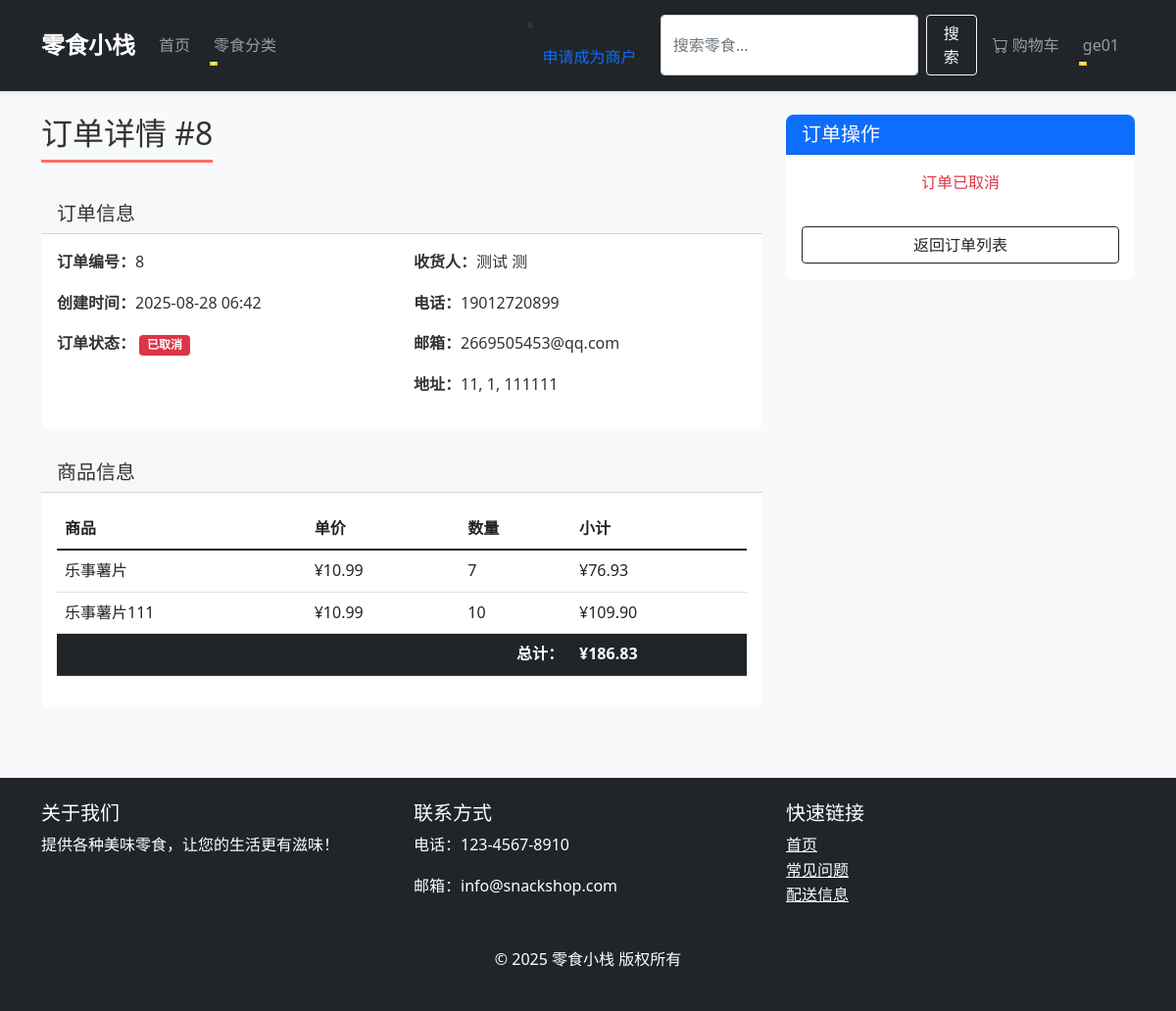
/orders/8/ (signed in), run on the app's committed database.
### orders/models.py (models this page shows, shortened)
class Order(models.Model):
    STATUS_CHOICES = (
        ('pending', '待处理'),
        ('paid', '已支付'),
        ('shipped', '已发货'),
        ('delivered', '已送达'),
        ('cancelled', '已取消'),
    )
    user = models.ForeignKey(settings.AUTH_USER_MODEL, on_delete=models.CASCADE, related_name='orders',
                             verbose_name="用户")
    first_name = models.CharField(max_length=100, verbose_name="名")
    last_name = models.CharField(max_length=100, verbose_name="姓")
    email = models.EmailField(verbose_name="邮箱")
    address = models.CharField(max_length=250, verbose_name="地址")
    postal_code = models.CharField(max_length=20, verbose_name="邮政编码")
    city = models.CharField(max_length=100, verbose_name="城市")
    phone = models.CharField(max_length=20, verbose_name="电话")
    status = models.CharField(max_length=20, choices=STATUS_CHOICES, default='pending', verbose_name="订单状态")
    created_at = models.DateTimeField(auto_now_add=True, verbose_name="创建时间")
    updated_at = models.DateTimeField(auto_now=True, verbose_name="更新时间")
    total_price = models.DecimalField(max_digits=10, decimal_places=2, verbose_name="订单总价")
    class Meta:
        ordering = ['-created_at']
        verbose_name = '订单'
        verbose_name_plural = '订单'

class OrderItem(models.Model):
    order = models.ForeignKey(Order, related_name='items', on_delete=models.CASCADE, verbose_name="订单")
    product = models.ForeignKey(Product, related_name='order_items', on_delete=models.CASCADE, verbose_name="产品")
    price = models.DecimalField(max_digits=10, decimal_places=2, verbose_name="单价")
    quantity = models.PositiveIntegerField(default=1, verbose_name="数量")
    class Meta:
        verbose_name = '订单项'
        verbose_name_plural = '订单项'
    def get_cost(self):
        return self.price * self.quantity

### products/models.py (models this page shows, shortened)
class Product(models.Model):
    category = models.ForeignKey(Category, related_name='products', on_delete=models.CASCADE, verbose_name="所属类别")
    name = models.CharField(max_length=200, verbose_name="产品名称")
    slug = models.SlugField(max_length=200, unique_for_date='created_at', verbose_name="URL别名")
    image = models.ImageField(upload_to='products/', blank=True, verbose_name="产品图片")
    description = models.TextField(blank=True, verbose_name="产品描述")
    price = models.DecimalField(max_digits=10, decimal_places=2, verbose_name="价格")
    stock = models.PositiveIntegerField(verbose_name="库存数量")
    available = models.BooleanField(default=True, verbose_name="是否上架")
    created_at = models.DateTimeField(auto_now_add=True, verbose_name="创建时间")
    updated_at = models.DateTimeField(auto_now=True, verbose_name="更新时间")
    merchant = models.ForeignKey(
        User,
        on_delete=models.CASCADE,
        related_name='merchant_products',
        null=True,
        blank=True,
        verbose_name="所属商户"
    )
    class Meta:
        ordering = ['name']
        verbose_name = '零食产品'
        verbose_name_plural = '零食产品'
        indexes = [
            models.Index(fields=['id', 'slug']),
            models.Index(fields=['name']),
        ]

### orders/views.py (the view)
# urls.py: path('<int:order_id>/', views.order_detail, name='order_detail'),  # 订单详情
@login_required
def order_detail(request, order_id):
    order = get_object_or_404(Order, id=order_id, user=request.user)
    return render(request, 'orders/order_detail.html', {
        'order': order
    })

### cart/context_processors.py (called while the page is built, shortened)
def cart(request):
    cart_obj = None
    try:
        if request.user.is_authenticated:
            carts = Cart.objects.filter(user=request.user).order_by('-updated_at')
            if len(carts) > 1:
                for cart in carts[1:]:
                    cart.delete()
                cart_obj = carts[0]
            else:
                cart_obj, created = Cart.objects.get_or_create(user=request.user)
    except MultipleObjectsReturned:
        if request.user.is_authenticated:
            Cart.objects.filter(user=request.user).exclude(id=carts.first().id).delete()
            cart_obj = carts.first()
        else:
            Cart.objects.filter(session_id=session_id).exclude(id=carts.first().id).delete()
            cart_obj = carts.first()
    return {'cart': cart_obj}

### templates/orders/order_detail.html (shortened to what this page needs)
{% extends "base.html" %}
{% block content %}
    <div class="row">
        <div class="col-md-8">
            <h2 class="page-title">订单详情 #{{ order.id }}</h2>
            <div class="card mb-4">
                <div class="card-header">
                    <h5 class="mb-0">订单信息</h5>
                </div>
                <div class="card-body">
                    <div class="row">
                        <div class="col-md-6">
                            <p><strong>订单编号：</strong>{{ order.id }}</p>
                            <p><strong>创建时间：</strong>{{ order.created_at|date:"Y-m-d H:i" }}</p>
                            <p><strong>订单状态：</strong>
                                {% if order.status == 'pending' %}
                                    <span class="badge bg-warning">待处理</span>
                                {% elif order.status == 'paid' %}
                                    <span class="badge bg-info">已支付</span>
                                {% elif order.status == 'shipped' %}
                                    <span class="badge bg-primary">已发货</span>
                                {% elif order.status == 'delivered' %}
                                    <span class="badge bg-success">已送达</span>
                                {% else %}
                                    <span class="badge bg-danger">已取消</span>
                                {% endif %}
                            </p>
                        </div>
                        <div class="col-md-6">
                            <p><strong>收货人：</strong>{{ order.first_name }} {{ order.last_name }}</p>
                            <p><strong>电话：</strong>{{ order.phone }}</p>
                            <p><strong>邮箱：</strong>{{ order.email }}</p>
                            <p><strong>地址：</strong>{{ order.address }}, {{ order.city }}, {{ order.postal_code }}</p>
                        </div>
                    </div>
                </div>
            </div>
            <div class="card">
                <div class="card-header">
                    <h5 class="mb-0">商品信息</h5>
                </div>
                <div class="card-body">
                    <div class="table-responsive">
                        <table class="table table-hover">
                            <thead>
                                <tr>
                                    <th>商品</th>
                                    <th>单价</th>
                                    <th>数量</th>
                                    <th>小计</th>
                                </tr>
                            </thead>
                            <tbody>
                                {% for item in order.items.all %}
                                    <tr>
                                        <td>{{ item.product.name }}</td>
                                        <td>¥{{ item.price }}</td>
                                        <td>{{ item.quantity }}</td>
                                        <td>¥{{ item.get_cost }}</td>
                                    </tr>
                                {% endfor %}
                                <tr class="table-dark">
                                    <td colspan="3" class="text-end"><strong>总计：</strong></td>
                                    <td><strong>¥{{ order.total_price }}</strong></td>
                                </tr>
                            </tbody>
                        </table>
                    </div>
                </div>
            </div>
        </div>
        <div class="col-md-4">
            <div class="card">
                <div class="card-header bg-primary text-white">
                    <h5 class="mb-0">订单操作</h5>
                </div>
                <div class="card-body">
                    {% if order.status == 'pending' %}
                        <button class="btn btn-primary w-100 mb-2">立即支付</button>
                        <form action="{% url 'orders:order_cancel' order.id %}" method="post" onsubmit="return confirm('确定要取消订单吗？')">
                            {% csrf_token %}
                                <button type="submit" class="btn btn-danger w-100">取消订单</button>
                        </form>
                    {% elif order.status == 'paid' %}
                        <p class="text-center">您的订单已支付，正在准备发货</p>
                    {% elif order.status == 'shipped' %}
                        <p class="text-center">您的订单已发货，请注意查收</p>
                    {% elif order.status == 'delivered' %}
                        <button class="btn btn-outline-primary w-100">确认收货</button>
                        <button class="btn btn-outline-secondary w-100 mt-2">评价商品</button>
                    {% else %}
                        <p class="text-center text-danger">订单已取消</p>
                    {% endif %}
                    <a href="{% url 'orders:order_list' %}" class="btn btn-outline-dark w-100 mt-3">
                        返回订单列表
                    </a>
                </div>
            </div>
        </div>
    </div>
{% endblock %}

### templates/base.html (shortened to what this page needs)
<!DOCTYPE html>
<html lang="zh-CN">
<head>
    <link href="https://cdn.jsdelivr.net/npm/bootstrap@5.1.3/dist/css/bootstrap.min.css" rel="stylesheet">
    {% load static %}
    <link rel="stylesheet" href="{% static 'css/style.css' %}">
</head>
<body>
    <nav class="navbar navbar-expand-lg navbar-dark bg-dark">
        <div class="container">
            <a class="navbar-brand" href="{% url 'home' %}">零食小栈</a>
            <div class="collapse navbar-collapse" id="navbarNav">
                <ul class="navbar-nav me-auto">
                    <li class="nav-item">
                        <a class="nav-link" href="{% url 'home' %}">首页</a>
                    </li>
                    <li class="nav-item dropdown">
                        <a class="nav-link dropdown-toggle" href="#" id="navbarDropdown" role="button" data-bs-toggle="dropdown">
                            零食分类
                        </a>
                    </li>
                </ul>
                {% if user.is_authenticated %}
                    {% if user.profile.is_merchant %}
                        <li class="nav-item">
                            <a class="nav-link" href="{% url 'products:product_create' %}">发布商品</a>
                        </li>
                        <li class="nav-item">
                            <a class="nav-link" href="{% url 'products:merchant_products' %}">我的商品</a>
                        </li>
                    {% elif not user.profile.merchant_application %}
                        <li class="nav-item">
                            <a class="nav-link" href="{% url 'accounts:merchant_apply' %}">申请成为商户</a>
                        </li>
                    {% endif %}
                {% endif %}
                <form class="d-flex me-2" action="{% url 'products:product_list' %}" method="get">
                    <input class="form-control me-2" type="search" name="search"
                           placeholder="搜索零食..." aria-label="Search"
                           value="{{ request.GET.search|default:'' }}">
                    <button class="btn btn-outline-light" type="submit">搜索</button>
                </form>
                <ul class="navbar-nav">
                    <li class="nav-item">
                        <a class="nav-link" href="{% url 'cart:cart_detail' %}">
                            <i class="bi bi-cart"></i> 购物车
                        </a>
                    </li>
                    {% if user.is_authenticated %}
                        <li class="nav-item dropdown">
                            <a class="nav-link dropdown-toggle" href="#" id="userDropdown" role="button" data-bs-toggle="dropdown">
                                {{ user.username }}
                            </a>
                        </li>
                    {% endif %}
                </ul>
            </div>
        </div>
    </nav>
    <main class="container py-4">
        {% block content %}{% endblock %}
    </main>
    <footer class="bg-dark text-white py-4 mt-5">
        <div class="container">
            <div class="row">
                <div class="col-md-4">
                    <h5>关于我们</h5>
                    <p>提供各种美味零食，让您的生活更有滋味！</p>
                </div>
                <div class="col-md-4">
                    <h5>联系方式</h5>
                    <p>电话：123-4567-8910</p>
                    <p>邮箱：info@snackshop.com</p>
                </div>
                <div class="col-md-4">
                    <h5>快速链接</h5>
                    <ul class="list-unstyled">
                        <li><a href="{% url 'home' %}" class="text-white">首页</a></li>
                        <li><a href="#" class="text-white">常见问题</a></li>
                        <li><a href="#" class="text-white">配送信息</a></li>
                    </ul>
                </div>
            </div>
            <div class="text-center mt-4">
                <p>&copy; {% now "Y" %} 零食小栈 版权所有</p>
            </div>
        </div>
    </footer>
    <link rel="stylesheet" href="https://cdn.jsdelivr.net/npm/bootstrap-icons@1.8.1/font/bootstrap-icons.css">
</body>
</html>

### static/css/style.css (style rules this page uses)
* { margin: 0; padding: 0; box-sizing: border-box; }
body { font-family: 'Segoe UI', Tahoma, Geneva, Verdana, sans-serif; line-height: 1.6; color: #333; background-color: #f8f9fa; }
.navbar { box-shadow: 0 2px 4px rgba(0, 0, 0, 0.1); padding: 0.8rem 1rem; }
.navbar-brand { font-weight: bold; font-size: 1.5rem; transition: color 0.3s ease; }
.nav-link { position: relative; margin-right: 0.5rem; }
.nav-link::after { content: ''; position: absolute; bottom: 0; left: 0; width: 0; height: 2px; background-color: #ffc107; transition: width 0.3s ease; }
.card { border: none; border-radius: 8px; overflow: hidden; transition: transform 0.3s ease, box-shadow 0.3s ease; }
.btn { border-radius: 4px; transition: all 0.3s ease; }
footer { background-color: #2d3436; color: #dfe6e9; }
footer a { color: #dfe6e9; transition: color 0.3s ease; }
.fade-in { animation: fadeIn 0.5s ease-in; }
.badge { animation: pulse 1s infinite; }
.form-control { transition: border-color 0.3s ease, box-shadow 0.3s ease; }
.page-title { margin-bottom: 2rem; padding-bottom: 0.5rem; border-bottom: 3px solid #ff6b6b; display: inline-block; }

### data on the page
Order: id "8", created_at "2025-08-28 06:42", first_name "测试", last_name "测", phone "19012720899", email "2669505453@qq.com", address "11", city "1", postal_code "111111", total_price "186.83"
OrderItem: product.name "乐事薯片", price "10.99", quantity "7", get_cost "76.93"
OrderItem: product.name "乐事薯片111", price "10.99", quantity "10", get_cost "109.90"

### other printed values
{{ user.username }} "ge01"
